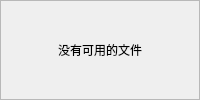
  <widget class="CDockWidget" name="dockWidget_attribute">
   <property name="focusPolicy">
    <enum>Qt::StrongFocus</enum>
   </property>
   <property name="floating">
    <bool>false</bool>
   </property>
   <property name="features">
    <set>QDockWidget::DockWidgetClosable|QDockWidget::DockWidgetMovable</set>
   </property>
   <property name="allowedAreas">
    <set>Qt::LeftDockWidgetArea|Qt::RightDockWidgetArea</set>
   </property>
   <property name="windowTitle">
    <string>属性设置</string>
   </property>
   <attribute name="dockWidgetArea">
    <number>2</number>
   </attribute>
   <widget class="QWidget" name="dockWidgetContents_4">
    <layout class="QGridLayout" name="gridLayout">
     <property name="leftMargin">
      <number>0</number>
     </property>
     <property name="topMargin">
      <number>0</number>
     </property>
     <property name="rightMargin">
      <number>0</number>
     </property>
     <property name="bottomMargin">
      <number>0</number>
     </property>
     <property name="spacing">
      <number>0</number>
     </property>
     <item row="0" column="0">
      <widget class="QFrame" name="frame_5">
       <property name="frameShape">
        <enum>QFrame::StyledPanel</enum>
       </property>
       <property name="frameShadow">
        <enum>QFrame::Sunken</enum>
       </property>
       <layout class="QVBoxLayout" name="verticalLayout_8">
        <item>
         <widget class="QLabel" name="label_7">
          <property name="text">
           <string>没有可用的文件</string>
          </property>
          <property name="alignment">
           <set>Qt::AlignCenter</set>
          </property>
         </widget>
        </item>
       </layout>
      </widget>
     </item>
    </layout>
   </widget>
  </widget>
